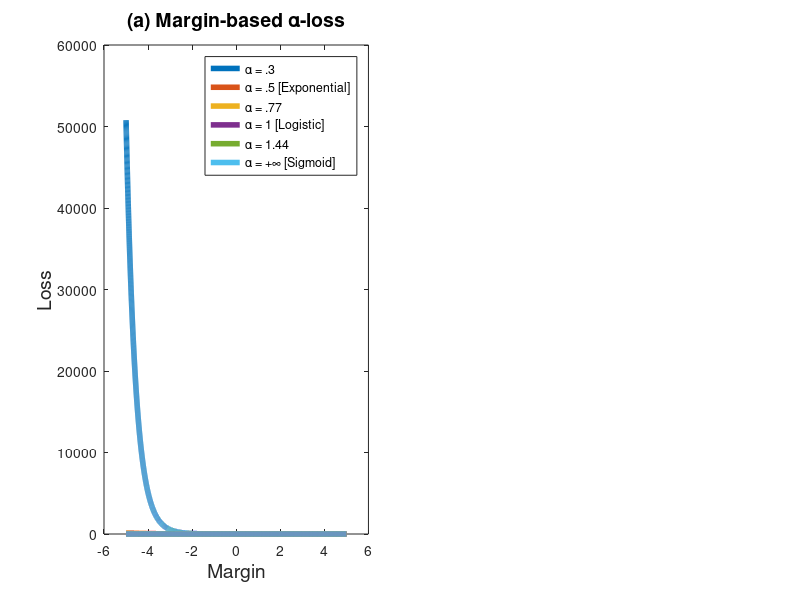

This figure's MATLAB source: (Note: this script raises an error after producing the figure.)
a = [.3,.5,.77,1.44];
n = max(length(a));
M = 10000;
z = linspace(-5,5,M);
f = zeros(n,M);
g = zeros(1,M);
h = zeros(1,M);
l = zeros(M,n);

for i = 1:1:M
    g(i) = log(1+exp(-z(i)));
end

for i = 1:1:M
    h(i) = 1/(1+exp(z(i)));
end    
    
for i = 1:1:n
    for j = 1:1:M
        f(i,j) = (a(i)/(a(i)-1))*(1 - (1./(1+exp(-z(j)))).^(1-1/a(i)));
    end
end
figure1=figure('Position', [100, 100, 1200, 350]);

subplot(1,2,1);
plot(z,f(1,:),'LineWidth',4)
hold on
plot(z,f(2,:),'LineWidth',4)
hold on
plot(z,f(3,:),'LineWidth',4)
hold on
plot(z,g,'LineWidth',4)
hold on
plot(z,f(4,:),'LineWidth',4)
hold on
rad = 14;
rad1 = 17;
plot(z,h,'LineWidth',4)
title('(a) Margin-based \alpha-loss','FontSize',rad)
xlabel('Margin','FontSize',rad)
ylabel('Loss','FontSize',rad)
lgd = legend('\alpha = .3', '\alpha = .5 [Exponential]','\alpha = .77','\alpha = 1 [Logistic]','\alpha = 1.44','\alpha = +\infty [Sigmoid]','Location','northeast');
lgd.FontSize = rad1;
ylim([0, 5])
set(gca,'fontsize',20)

%%%%%%%%%%%%%%%%%

%a = [0.4,0.5,0.65,2];
a = [.3,.5,.77,.999999,1.44,1000000000000];
n = max(length(a));
for j = 1:1:n
    for i = 1:1:M
        l(i,j) = - sigmoid(z(i))*sigmoid(-z(i))*sigmoid(z(i))^(-1/(a(j)));
        %f(i,j) = sigmoid(x(i))*sigmoid(-x(i))*sigmoid(x(i))^(-1/(a(j)));
    end
end
subplot(1,2,2);
for i = 1:1:n
    plot(z,l(:,i),'LineWidth',4)
    hold on
end
title('(b) Derivative of Margin \alpha-loss','FontSize',rad)
%lgd = legend({'\alpha = .4','\alpha=.5 [Exponential Loss]','\alpha = .65','\alpha = 1 [Logistic Loss]','\alpha = 2','\alpha = \infty [Sigmoid Loss]'},'FontSize',10,'Location','south');
%lgd.FontSize = rad1;
xlabel('Margin (z)','FontSize',rad)
%ylabel('-l(\alpha,z)','FontSize',rad)
ylim([-2, 0])
xlim([-5,5])
set(gca,'fontsize',20)

function z = sigmoid(x)
z = 1/(1+exp(-x));
end